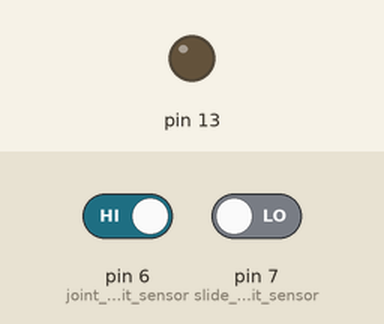
This sketch was run on a simulated Arduino Uno, built with avr-gcc and run on an emulated ATmega328P. Shown: output pins drawn as LEDs (lit = HIGH). The inputs (shaded band) are chosen by the test bench; at power-on: pin 7 (slide_rail_limit_sensor) LOW, pin 6 (joint_1_limit_sensor) HIGH. What the sketch prints to the serial monitor is not drawn.

Above: at 1.2 s.
1.3 s: pin 7 (slide_rail_limit_sensor) driven HIGH
At 1.6 s:
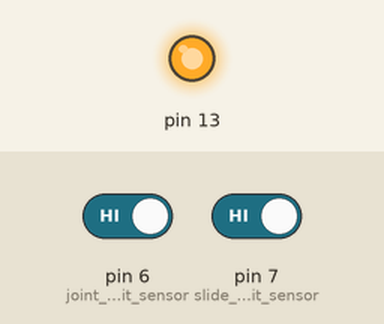
4.7 s: pin 7 (slide_rail_limit_sensor) driven LOW
At 5.2 s:
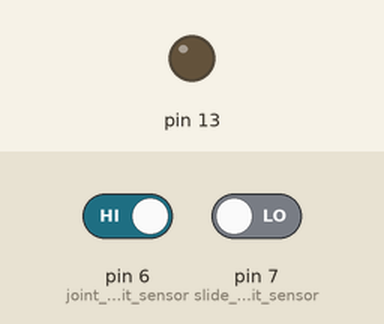
Timing chart, 0 to 7.7 s (numbered marks = the images above; inputs shaded):
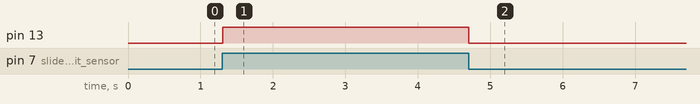

Measured:
- after the input at 1.3 s, pin 13: LOW → HIGH at once
- after the input at 4.7 s, pin 13: HIGH → LOW at once

The sketch:

homing_sensor.ino
```cpp
uint8_t writecmd[6]={ '$', 0x03,0,0,'\r', '\n'};


void setup() {
  pinMode(13,OUTPUT);
///////serial////////////////////
  Serial.begin(9600);
  while(!Serial);
  Serial.setTimeout(10);
/////////////////////////////////ros

////////////cny70////////////////
  pinMode(7,INPUT); // slide rail limit sensor
  pinMode(6,INPUT); // joint 1 limit sensor
/////////////////////////////////
}

void loop() {
////////// read data ////////////
  /*if(Serial.available()){
    size_t sizebyte = Serial.readBytes(readcmd, 5);
    if(readcmd[4]==10){
      for(int i=0;i<4;i++){
        MotorCMD[i] = (int16_t)readcmd[i];
      }
    }else{
      for(int i=0; i<4; i++){
        readcmd[i] = 0;
      }
    }
  }*/

/////////////////////////////////

  /*Serial.print(map(analogRead(A0),0,1023,0,255));
  Serial.print("\t");
  Serial.print(map(analogRead(A1),0,1023,0,255));
  Serial.print("\t");
  Serial.print(map(analogRead(A3),0,1023,0,255));
  Serial.print("\t");
  Serial.println(map(analogRead(A4),0,1023,0,255));*/


////////////cny70////////////////


/////////////////////////////////

////////// write data ///////////
//  for(int i=0;i<4;i++){
//    writecmd[i+2] = (uint8_t)MotorCMD[i];
//  }

  if(digitalRead(7)==1){ //joint 0 sensor (1 是未接觸)
    writecmd[2]= 1;
    digitalWrite(13,HIGH);
  }else{
    writecmd[2]= 0;
    digitalWrite(13,LOW);
  }
  if(digitalRead(6)==0){ //joint 1 sensor (0 是未接觸)
    writecmd[3]= 1;
  }else{
    writecmd[3]= 0;
  }

  Serial.write(writecmd, 6);
  /*Serial.print("sensor0: ");
  Serial.print(digitalRead(7));
  Serial.print(" ,sensor1: ");
  Serial.println(digitalRead(6));*/
/////////////////////////////////
}
```
